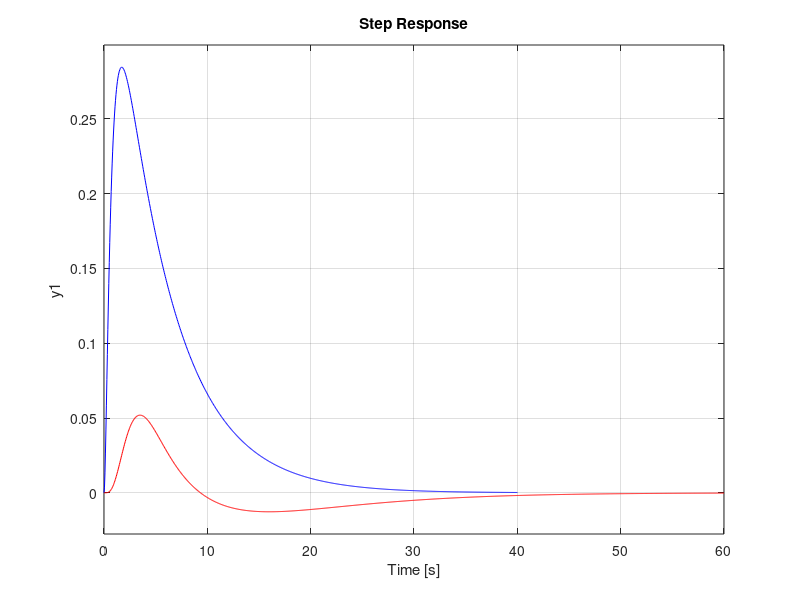
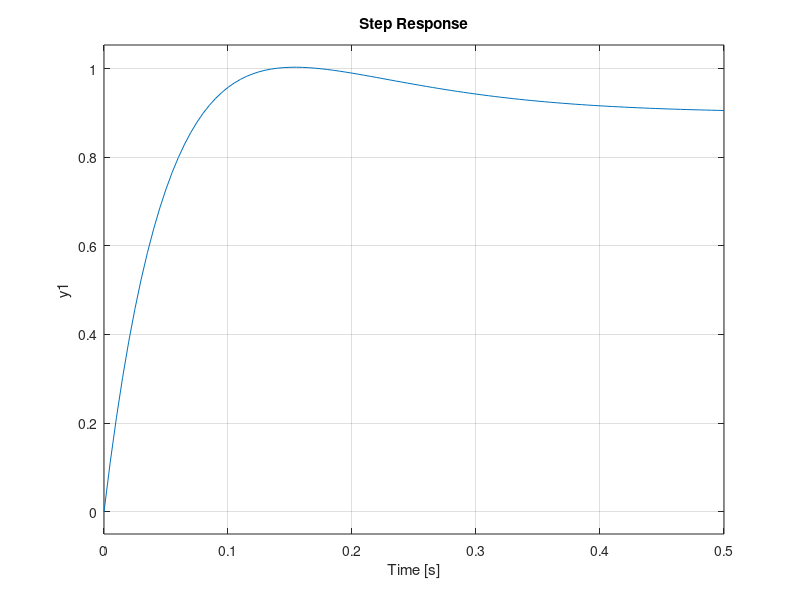

Recreate these plots in MATLAB, in order.
%%%%%%%%%%%%%%%%%%%%%%%%%%%%%%%%%%%%%%%%%%%%%%%%%%%%%%%%%%%%%%%%%%%%%%%%%%%
%%%                     HW #2
%%%                   Problem #1
%%%             Model Parameters For Simulink
%%%                 Deniz Ekin Canbay
%%%%%%%%%%%%%%%%%%%%%%%%%%%%%%%%%%%%%%%%%%%%%%%%%%%%%%%%%%%%%%%%%%%%%%%%%%%
clear all; clc; close all;
zd=1;
ks=10;
wn=(6.7715*2);
M=ks/wn^2; %kg
zeta = 1;
R=10;
B=0.1;
A=0.1; %meter
wd=ks/(zeta*2*sqrt(ks*M)- B- R*A*A); % s/wd coeff for Derivative gain
m=2
k1=8; b1=16
FL=1;
h=1; % DC gain of the sensor (volt/in) 
c=1; % gain of the input signal
s=tf("s");
G=4*s/(s*s*s+8.5*s*s+12*s+2)
Y = ((s/wd + 1)*c*zd/h-FL/ks) / (M*s*s/ks + ((B+R*A*A)/ks + 1/wd)*s +1+(m*s*s+b1*s+k1)/G/ks);
Z=Y*4*s/(s*s*s +8.5*s*s+12*s+2);
figure
step(4*s/(s*s*s +8.5*s*s+12*s+2),'b')
hold on
step(Z,'r')
figure
step(Y)
step(((s/wd + 1)*c*zd/h-FL/ks) / (M*s*s/ks + ((B+R*A*A)/ks + 1/wd)*s +1))
[p,z]=pzmap(Y)